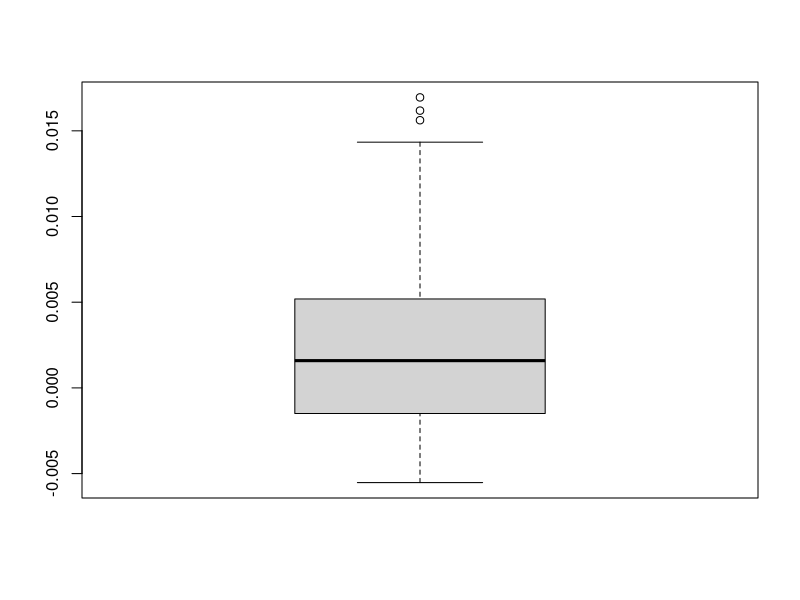
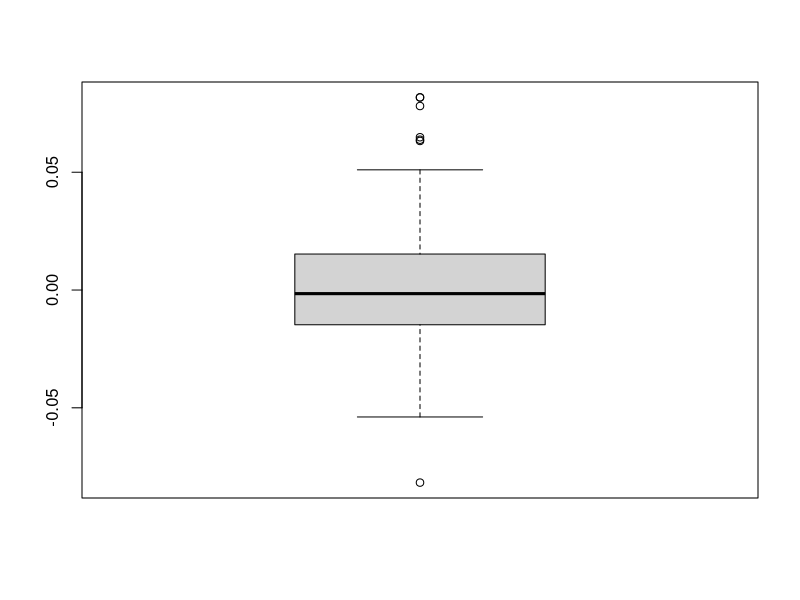
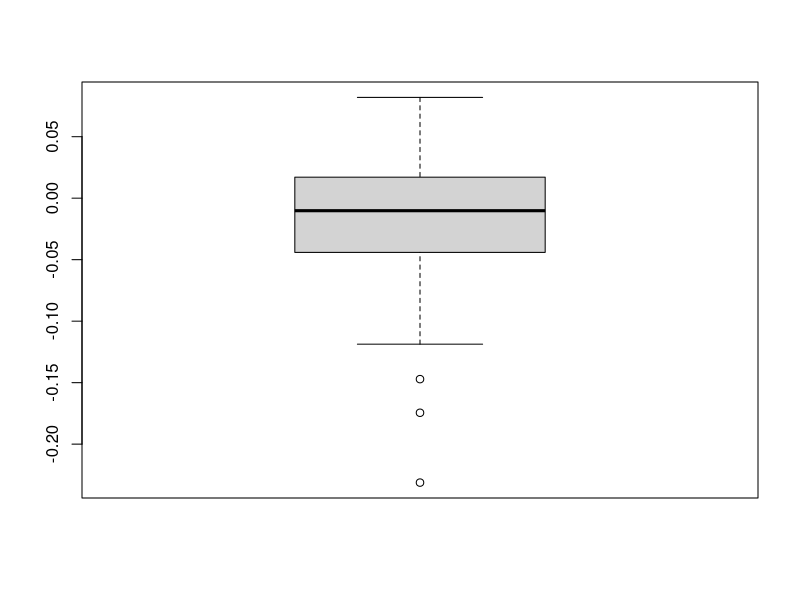

Reproduce these figures in R, in order.
library(ggplot2)
#---------------------paramètres initiaux------------
omega_0 <- 0.01
alpha_0 <- 0.12
beta_0 <- 0.82
theta_0 = c(omega_0,alpha_0,beta_0)
eps2_0 = 0 
sigma2_0 = omega_0/(1-alpha_0-beta_0)

#---------------------- calcul des sigma2 et des eps2 ------------------------

#calcul récurssif pour un sigma(t) précis (FACULTATIF)
func_sigma2 <- function(t,sigma2_init,eta2,theta){
  res <- sigma2_init
  if(t>1){
    res<-theta[1] + (theta[2]*eta2[t-1] + theta[3])*func_sigma2(t-1,sigma2_init,theta)}
  return(res)}

#calcul d'une suite de n epsilon(t)**2 (à partir des sigmas(t))
simu_eps2 <- function(n,eps2_init,sigma2_init,theta){
  eta2 = rnorm(n,mean=0,sd=1)**2
  sigmas2 = c(sigma2_init)
  for(i in 2:n){sigmas2[i] = theta[1] + (theta[2]*eta2[i-1] + theta[3])*sigmas2[i-1]}
  eps2 = eta2*sigmas2
  eps2[0] = eps2_init
  return(eps2)}

simu_sigma2 <- function(sigma2_init,eps2,theta){
  n = length(eps2)
  sigmas2 = c(sigma2_init)
  for(i in 2:n){sigmas2[i]=theta[1]+theta[2]*eps2[i-1]+theta[3]*sigmas2[i-1]}
  return(sigmas2)}

#---------------------- Methode du quasi-maximum de vraisemblance ----------
QML <-function(eps2){
  n = length(eps2)
  
  f_opt <- function(theta_opt){
    init = theta_opt[1]/(1-theta_opt[2]-theta_opt[3])
    sigmas2_QML = simu_sigma2(init,eps2,theta_opt)
    #on retire les 20 premières données (négligeables cf notes)
    return(sum(log(sigmas2_QML[100:n])+(eps2[100:n]/sigmas2_QML[100:n]))) } 
  
  theta_init = c(0.06,0.2,0.6)
  ui <- cbind(c(1,-1,0,0,0,0),c(0,0,1,-1,0,0),c(0,0,0,0,1,-1))
  ci <- c(0.001, -1, 0, -3, 0, -0.99)
  return(constrOptim(theta=theta_init,f = f_opt,ci=ci,ui=ui,gr=NULL))}

res = matrix(0,100,3)
for(i in 1:100){res[i,]=QML(simu_eps2(10**3,eps2_0,sigma2_0,theta_0))$par}
res = as.data.frame(res)
colnames(res) = c("omega","alpha","beta")
res$omega = res$omega-omega_0
res$alpha = res$alpha-alpha_0
res$beta = res$beta-beta_0
boxplot(res$omega)
boxplot(res$alpha)
boxplot(res$beta)
